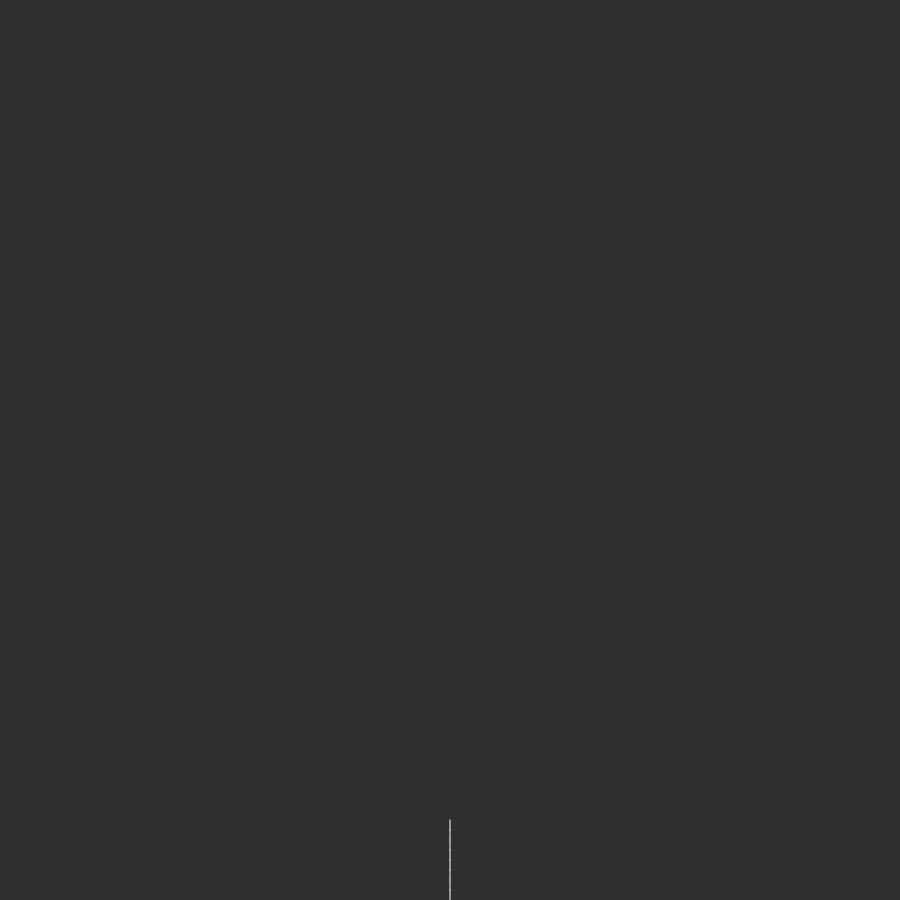
Frame 1 (no input)
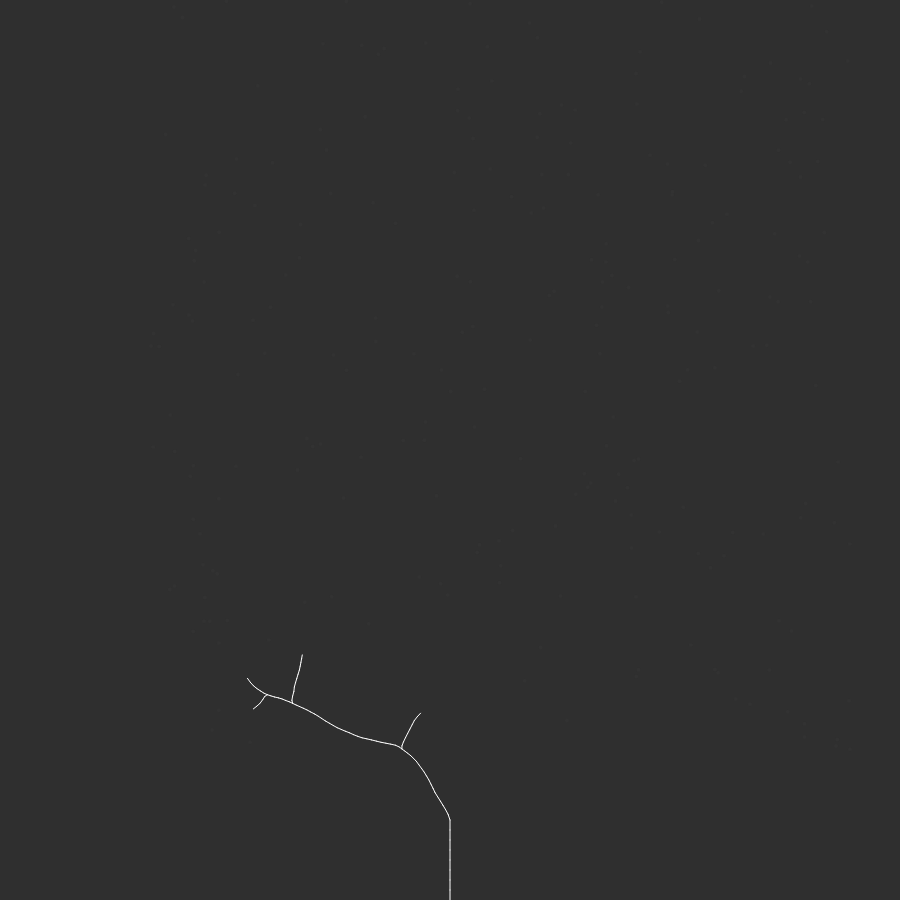
Frame 60 (no input)
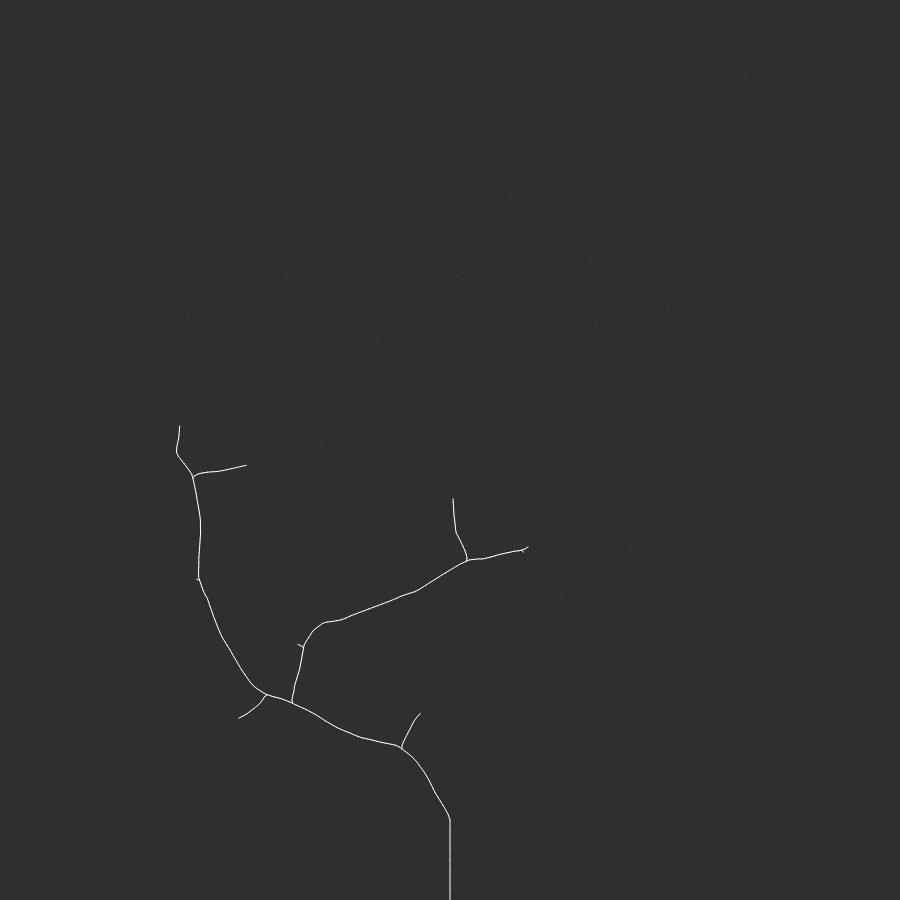
Frame 120 (the mouse pressed at the canvas centre since frame 60)

The p5.js sketch that drew these frames (run headless with seeded random() and noise() and a simulated clock; from frame 60 on, the mouse is pressed at the canvas centre):

// p5.js sketch
// ── sketch.js
var tree;
var max_dist = 100;
var min_dist = 30;

function setup() {
  createCanvas(900, 900);
  tree = new Tree();
}

function draw() {
  background(47);
  tree.show();
  tree.grow();
}
function mousePressed(){
  redraw();
}

// ── branch.js
function Branch(parent, pos, dir) {
  this.pos = pos;
  this.parent = parent;
  this.dir = dir;
  this.origDir = this.dir.copy();
  this.count = 0;
  this.len = 5;

  this.reset = function() {
    this.dir = this.origDir.copy();
    this.count = 0;
  }

  this.next = function() {
    var nextDir = p5.Vector.mult(this.dir, this.len);
    var nextPos = p5.Vector.add(this.pos, nextDir);
    var nextBranch = new Branch(this, nextPos, this.dir.copy());
    return nextBranch;
  }

  this.show = function() {
    if (parent != null) {
      stroke(600);
      line(this.pos.x, this.pos.y, this.parent.pos.x, this.parent.pos.y);
    }

  }
}

// ── leaf.js
function Leaf() {
  this.pos = createVector(150 + random(700), random(height - 150));
  this.reached = false;

  this.show = function() {
    fill(50);
    noStroke();
    ellipse(this.pos.x, this.pos.y, 4, 4);
  }
}

// ── style.css
html{
  background-color:#2F2F2F  ;
}
head{
  margin: 0;
  display: flex;
  justify-content: center;
  align-items: center;
}
body{
  margin: 0;
  display: flex;
  justify-content: center;
  align-items: center;
}

// ── tree.js
function Tree() {
  this.leaves = [];
  this.branches = [];

  for (var i = 0; i < 250; i++) {
    this.leaves.push(new Leaf());
  }
  var pos = createVector(width / 2, height);
  var dir = createVector(0, -2);
  var root = new Branch(null, pos, dir);
  this.branches.push(root);
  var current = root;
  var found = false;
  while (!found) {
    for (var i = 0; i < this.leaves.length; i++) {
      var d = p5.Vector.dist(current.pos, this.leaves[i].pos);
      if (d < max_dist) {
        found = true;
      }
    }
    if (!found) {
      var branch = current.next();
      current = branch;
      this.branches.push(current);
    }
  }

  this.grow = function() {
    for (var i = 0; i < this.leaves.length; i++) {
      var leaf = this.leaves[i];
      var closestBranch = null;
      var record = max_dist;
      for (var j = 0; j < this.branches.length; j++) {
        var branch = this.branches[j];
        var d = p5.Vector.dist(leaf.pos, branch.pos);
        if (d < min_dist) {
          leaf.reached = true;
          closestBranch = null;
          break;
        } else if (d < record) {
          closestBranch = branch;
          record = d;
        }
      }

      if (closestBranch != null) {
        var newDir = p5.Vector.sub(leaf.pos, closestBranch.pos);
        newDir.normalize();
        closestBranch.dir.add(newDir);
        closestBranch.count++;
      }
    }

    for (var i = this.leaves.length - 1; i >= 0; i--) {
      if (this.leaves[i].reached) {
        this.leaves.splice(i, 1);
      }
    }

    for (var i = this.branches.length - 1; i >= 0; i--) {
      var branch = this.branches[i];
      if (branch.count > 0) {
        branch.dir.div(branch.count + 1);
        this.branches.push(branch.next());
        branch.reset();
      }
    }
  }

  this.show = function() {
    for (var i = 0; i < this.leaves.length; i++) {
      this.leaves[i].show();
    }

    for (var i = 0; i < this.branches.length; i++) {
      this.branches[i].show();
    }
  }
}
